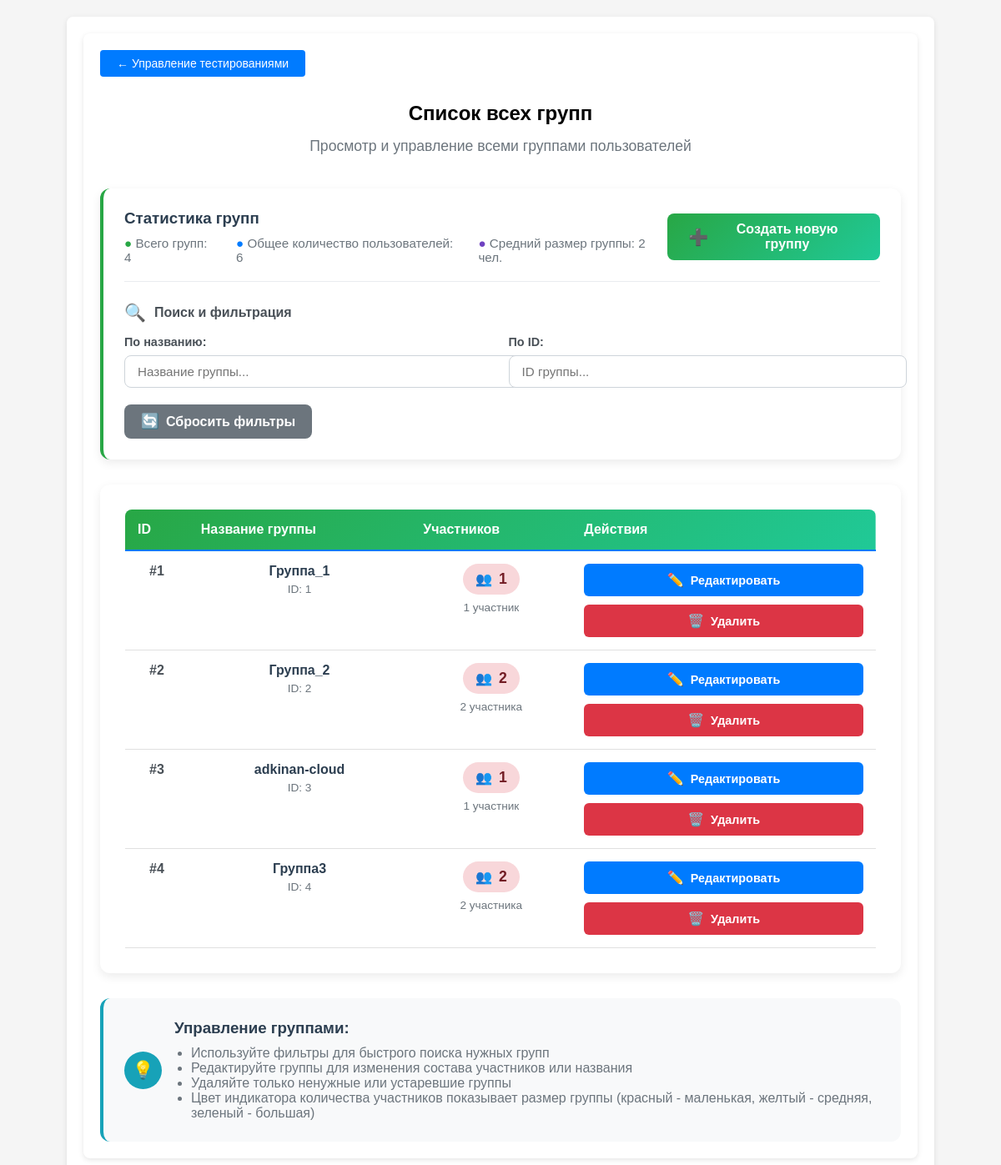
The app's page /dashboard/testing_management/group_list (signed in), older data.
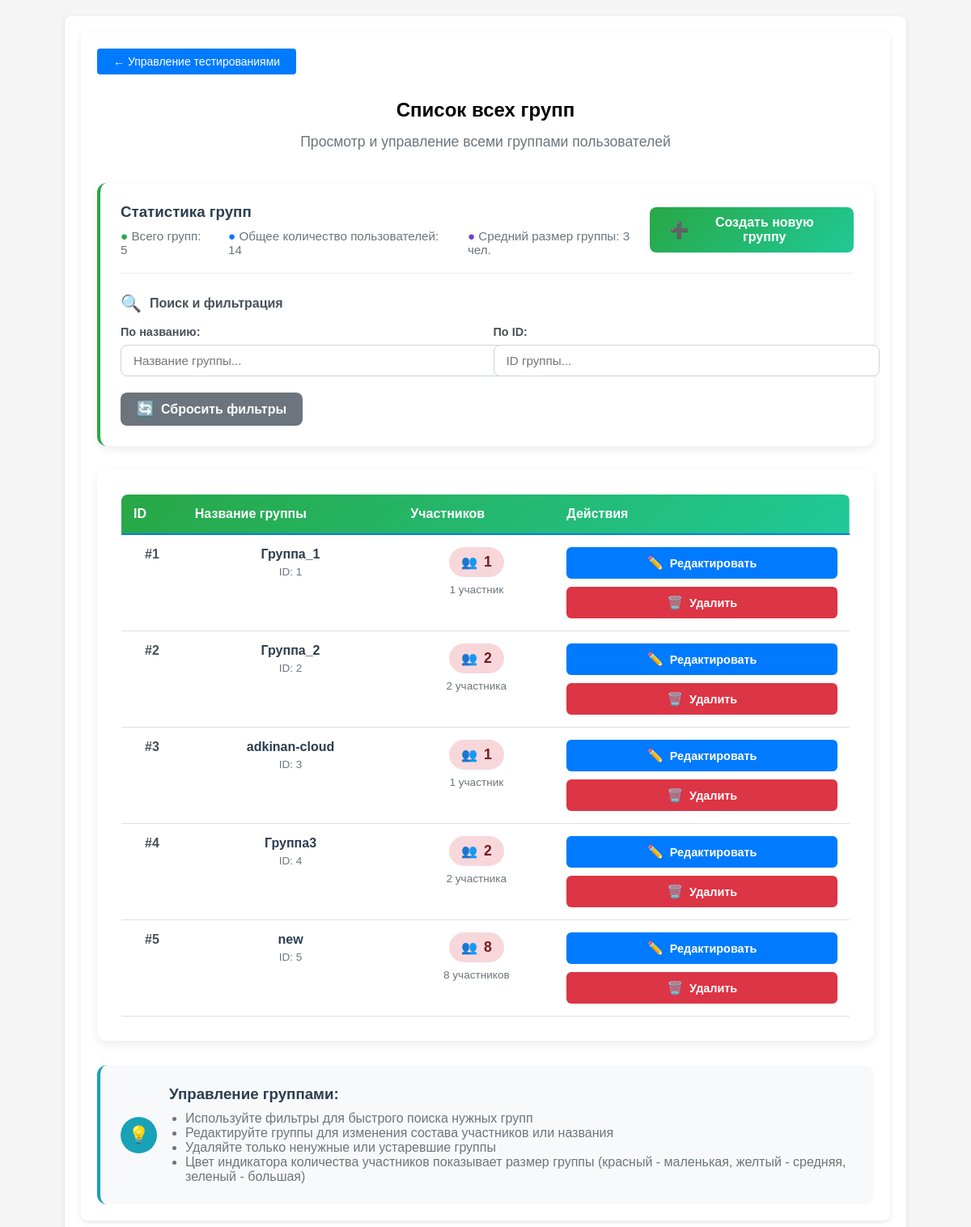
The same page, newer data.
### app.py (models this page shows, shortened)
class Group(db.Model):
    __tablename__ = 'Groups'
    id = db.Column(db.Integer, primary_key=True)
    groupname = db.Column(db.String(64), unique=True, nullable=False)
    users = db.Column(db.JSON, nullable=False)

### app.py (the view)
@app.route('/dashboard/testing_management/group_list')
def group_list():
    if not check_privileges():
        return redirect(url_for('ErAuth'))
    groups = Group.query.order_by(Group.id).all()
    return render_template(mgn + 'group_list.html', groups=groups)

### app.py (called while the page is built)
@login_manager.user_loader
def load_user(user_id):
    return User.query.get(int(user_id))

def check_privileges():
    curent_user = User.query.filter(
        User.username.ilike(
            session.get('curent_user')
        )
    ).first()
    print("DEBUD: curent user is",curent_user)
    print("DEBUG: curent user privileges -",curent_user.is_admin)
    if not curent_user or not curent_user.is_admin:
        return False
    else:
        return True

    def __repr__(self):
        return f'<User {self.username}>'

    @property
    def is_admin(self):
        return self.privileges

### templates/templateM/group_list.html (shortened to what the changed rows need)
{% extends 'base.html' %}
{% block content %}
<section class="hero-section">
    <div class="container">
        <div style="text-align: center; margin-bottom: 40px;">
            <h1 class="hero-title" style="margin-bottom: 15px;">Список всех групп</h1>
        </div>
        <div style="
            background: white;
            border-radius: 12px;
            padding: 25px;
            margin-bottom: 30px;
            box-shadow: 0 4px 12px rgba(0,0,0,0.08);
            border-left: 4px solid #28a745;
        ">
            <div style="
                display: flex;
                justify-content: space-between;
                align-items: center;
                margin-bottom: 25px;
                padding-bottom: 20px;
                border-bottom: 1px solid #e9ecef;
            ">
                <div>
                    <div style="display: flex; gap: 25px; color: #6c757d; font-size: 0.95rem;">
                        <div>
                            <span style="color: #28a745; font-weight: 600;">●</span>
                            Всего групп: {{ groups|length }}
                        </div>
                        <div>
                            <span style="color: #007bff; font-weight: 600;">●</span>
                            Общее количество пользователей: {{ groups|map(attribute='users')|map('length')|sum }}
                        </div>
                        <div>
                            <span style="color: #6f42c1; font-weight: 600;">●</span>
                            Средний размер группы: {{ ((groups|map(attribute='users')|map('length')|sum / groups|length) if groups|length > 0 else 0)|round|int }} чел.
                        </div>
                    </div>
                </div>
            </div>
        </div>
        <div style="
            background: white;
            border-radius: 12px;
            padding: 30px;
            box-shadow: 0 4px 12px rgba(0,0,0,0.08);
            overflow: hidden;
        ">
            <div style="overflow-x: auto;">
                <table style="
                    width: 100%;
                    border-collapse: collapse;
                    min-width: 800px;
                ">
                    <thead>
                        <tr style="
                            background: linear-gradient(135deg, #28a745 0%, #20c997 100%);
                            color: white;
                        ">
                            <th style="padding: 15px; text-align: left; font-weight: 600; border-radius: 8px 0 0 0;">ID</th>
                            <th style="padding: 15px; text-align: left; font-weight: 600;">Название группы</th>
                            <th style="padding: 15px; text-align: left; font-weight: 600;">Участников</th>
                            <th style="padding: 15px; text-align: left; font-weight: 600; border-radius: 0 8px 0 0;">Действия</th>
                        </tr>
                    </thead>
                    <tbody id="groupTableBody">
                        {% for g in groups %}
                        <tr style="
                            border-bottom: 1px solid #e9ecef;
                            transition: all 0.3s ease;
                        "
                        class="group_row"
                        onmouseover="this.style.backgroundColor='#f8f9fa';"
                        onmouseout="this.style.backgroundColor='';">
                            <td style="padding: 15px; font-weight: 600; color: #495057; vertical-align: top;">
                                #{{ g.id }}
                            </td>
                            <td style="padding: 15px; vertical-align: top;">
                                <div style="font-weight: 600; color: #2c3e50; margin-bottom: 5px;">
                                    {{ g.groupname }}
                                </div>
                                <div style="font-size: 0.85rem; color: #6c757d;">
                                    ID: {{ g.id }}
                                </div>
                            </td>
                            <td style="padding: 15px; vertical-align: top;">
                                <div style="
                                    display: inline-flex;
                                    align-items: center;
                                    padding: 8px 15px;
                                    border-radius: 20px;
                                    font-weight: 600;
                                    font-size: 1.1rem;
                                    background-color: {% if g.users|length >= 20 %}#d4edda{% elif g.users|length >= 10 %}#fff3cd{% else %}#f8d7da{% endif %};
                                    color: {% if g.users|length >= 20 %}#155724{% elif g.users|length >= 10 %}#856404{% else %}#721c24{% endif %};
                                    gap: 8px;
                                ">
                                    <span style="font-size: 1rem;">👥</span>
                                    {{ g.users|length }}
                                </div>
                                <div style="margin-top: 8px; font-size: 0.85rem; color: #6c757d;">
                                    {% if g.users|length == 0 %}
                                        <span style="color: #dc3545;">Нет участников</span>
                                    {% elif g.users|length == 1 %}
                                        1 участник
                                    {% elif g.users|length < 5 %}
                                        {{ g.users|length }} участника
                                    {% else %}
                                        {{ g.users|length }} участников
                                    {% endif %}
                                </div>
                            </td>
                            <td style="padding: 15px; vertical-align: top;">
                                <div style="display: flex; flex-direction: column; gap: 10px; min-width: 200px;">
                                    <a
                                        href="{{ url_for('group_edit', group_id=g.id) }}"
                                        style="
                                            display: flex;
                                            align-items: center;
                                            justify-content: center;
                                            gap: 8px;
                                            padding: 10px 15px;
                                            background-color: #007bff;
                                            color: white;
                                            border: none;
                                            border-radius: 6px;
                                            text-decoration: none;
                                            font-weight: 600;
                                            font-size: 0.9rem;
                                            transition: all 0.3s ease;
                                            text-align: center;
                                        "
                                        onmouseover="this.style.backgroundColor='#0056b3'; this.style.transform='translateY(-2px)';"
                                        onmouseout="this.style.backgroundColor='#007bff'; this.style.transform='translateY(0)';"
                                    >
                                        <span style="font-size: 1rem;">✏️</span>
                                        Редактировать
                                    </a>
                                    <form
                                        action="{{ url_for('group_delete', group_id=g.id) }}"
                                        method="post"
                                        style="margin: 0;"
                                        onsubmit="return confirmDelete('{{ g.groupname }}', {{ g.users|length }});"
                                    >
                                        <button
                                            type="submit"
                                            style="
                                                width: 100%;
                                                display: flex;
                                                align-items: center;
                                                justify-content: center;
                                                gap: 8px;
                                                padding: 10px 15px;
                                                background-color: #dc3545;
                                                color: white;
                                                border: none;
                                                border-radius: 6px;
                                                font-weight: 600;
                                                font-size: 0.9rem;
                                                cursor: pointer;
                                                transition: all 0.3s ease;
                                            "
                                            onmouseover="this.style.backgroundColor='#c82333'; this.style.transform='translateY(-2px)';"
                                            onmouseout="this.style.backgroundColor='#dc3545'; this.style.transform='translateY(0)';"
                                        >
                                            <span style="font-size: 1rem;">🗑️</span>
                                            Удалить
                                        </button>
                                    </form>
                                </div>
                            </td>
                        </tr>
                        {% endfor %}
                    </tbody>
                </table>
            </div>
        </div>
    </div>
</section>
{% endblock %}
{% set show_footer = False %}

Row changes from the older to the newer data that the page shows:
added Group: id "5", groupname "new", users|length "8"
Text that changed along with them:
{{ groups|length }}: "4" → "5"
{{ groups|map(attribute='users')|map('length')|sum }}: "6" → "14"
text no longer shown: "2"
text now shown: "3"
